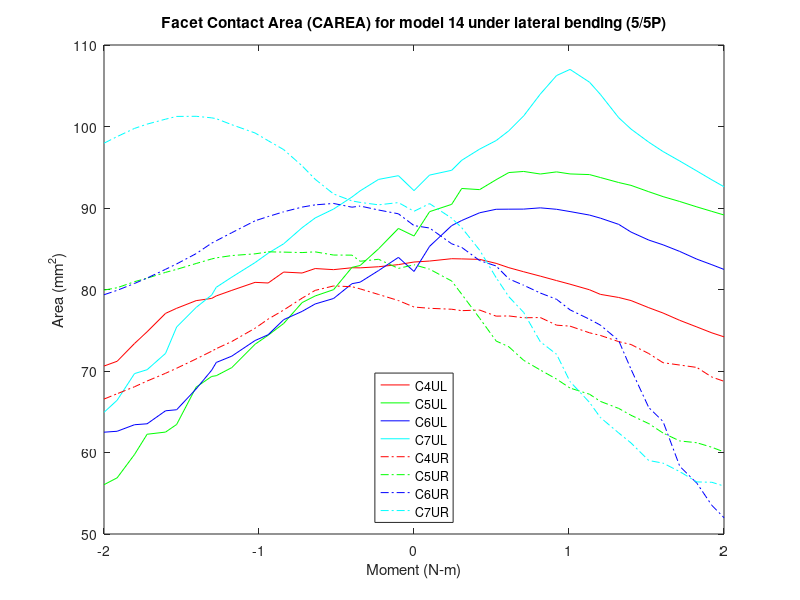

Recreate this plot in MATLAB.
% Facet Contact Area (CAREA)
% model14_Fixed_NoTether/5n & 5p
clear all;
%% 5P
figure (26)

c4ulxp=[2 2.05026 2.12154 2.15397 2.21175 2.26507 2.30594 2.35377 2.40753 2.45988 2.50332 2.56615 2.60113 2.66023 2.70008 2.7573 2.80337 2.85729 2.91233 2.96086 3]-2;
c4ulyp=[83.3725 83.4916 83.7793 83.7543 83.6973 83.2065 82.6786 82.1784 81.6396 81.0948 80.6518 79.9677 79.4048 79.0227 78.6434 77.7681 77.1142 76.216 75.4037 74.6803 74.192];

c4urxp=[2 2.05026 2.12154 2.15397 2.21175 2.26507 2.30594 2.35377 2.40753 2.45988 2.50332 2.56615 2.60113 2.66023 2.70008 2.7573 2.80337 2.85729 2.91233 2.96086 3]-2;
c4uryp=[77.8479 77.6947 77.5782 77.405 77.4782 76.7304 76.7574 76.5301 76.5607 75.6242 75.5053 74.6877 74.3667 73.6069 73.2504 72.1404 71.0194 70.7314 70.4383 69.2555 68.7389];

c5ulxp=[2 2.05026 2.12154 2.15397 2.21175 2.26507 2.30594 2.35377 2.40753 2.45988 2.50332 2.56615 2.60113 2.66023 2.70008 2.7573 2.80337 2.85729 2.91233 2.96086 3]-2;
c5ulyp=[86.5645 89.5509 90.448 92.3955 92.2555 93.4756 94.3511 94.4848 94.1706 94.4317 94.1805 94.1001 93.7416 93.1277 92.7766 91.9977 91.3973 90.7981 90.137 89.5854 89.1439];

c5urxp=[2 2.05026 2.12154 2.15397 2.21175 2.26507 2.30594 2.35377 2.40753 2.45988 2.50332 2.56615 2.60113 2.66023 2.70008 2.7573 2.80337 2.85729 2.91233 2.96086 3]-2;
c5uryp=[83.0357 82.4948 81.0432 79.4217 76.4776 73.6768 72.973 71.3115 70.1204 69.0064 67.9093 67.1525 66.2738 65.4109 64.5669 63.5433 62.3906 61.4183 61.198 60.6422 60.0703];

c6ulxp=[2 2.05026 2.12154 2.15397 2.21175 2.26507 2.30594 2.35377 2.40753 2.45988 2.50332 2.56615 2.60113 2.66023 2.70008 2.7573 2.80337 2.85729 2.91233 2.96086 3]-2;
c6ulyp=[82.2128 85.2957 87.8366 88.4683 89.4154 89.8449 89.8571 89.8649 90.0189 89.8424 89.563 89.1327 88.7571 87.9939 87.0497 86.0658 85.4827 84.6705 83.7265 83.0404 82.4639];

c6urxp=[2 2.05026 2.12154 2.15397 2.21175 2.26507 2.30594 2.35377 2.40753 2.45988 2.50332 2.56615 2.60113 2.66023 2.70008 2.7573 2.80337 2.85729 2.91233 2.96086 3]-2;
c6uryp=[87.8409 87.5448 85.6082 85.1666 83.5515 82.8821 81.3025 80.5214 79.5662 78.7996 77.5054 76.3517 75.6333 73.7424 70.2123 65.5185 63.8024 58.3055 56.2427 53.51 51.998];

c7ulxp=[2 2.05026 2.12154 2.15397 2.21175 2.26507 2.30594 2.35377 2.40753 2.45988 2.50332 2.56615 2.60113 2.66023 2.70008 2.7573 2.80337 2.85729 2.91233 2.96086 3]-2;
c7ulyp=[92.1313 94.0393 94.627 95.8562 97.2268 98.2752 99.4756 101.301 103.984 106.252 107.007 105.437 103.943 101.087 99.6842 98.0787 96.9287 95.7644 94.5419 93.4531 92.6088 ];

c7urxp=[2 2.05026 2.12154 2.15397 2.21175 2.26507 2.30594 2.35377 2.40753 2.45988 2.50332 2.56615 2.60113 2.66023 2.70008 2.7573 2.80337 2.85729 2.91233 2.96086 3]-2;
c7uryp=[89.5973 90.537 88.7485 87.5835 84.8275 81.445 79.1118 77.1861 73.5854 72.0539 68.7011 66.1476 64.2996 62.3994 61.1703 59.0177 58.6964 57.6539 56.3912 56.3464 55.8798];

%% 5N

c4ulxn=-1*[2 2.05026 2.11433 2.17371 2.20007 2.2594 2.31877 2.36096 2.42034 2.47043 2.5127 2.58779 2.63779 2.65263 2.70273 2.76565 2.80142 2.8609 2.90157 2.95756 3]+2;
c4ulyn=[83.3725 83.0558 82.7941 82.6577 82.6691 82.4373 82.5708 82.0231 82.1408 80.7987 80.8771 79.8934 79.2145 78.9081 78.634 77.6956 77.0721 74.8169 73.3723 71.1961 70.6077];

c4urxn=-1*[2 2.05026 2.11433 2.17371 2.20007 2.2594 2.31877 2.36096 2.42034 2.47043 2.5127 2.58779 2.63779 2.65263 2.70273 2.76565 2.80142 2.8609 2.90157 2.95756 3]+2;
c4uryn=[77.8479 78.6456 79.3915 80.0764 80.3438 80.4337 79.8939 78.9394 77.481 76.3666 75.2462 73.6185 72.7411 72.4317 71.4819 70.3384 69.7203 68.7699 68.0672 67.2083 66.557];

c5ulxn=-1*[2 2.05026 2.11433 2.17371 2.20007 2.2594 2.31877 2.36096 2.42034 2.47043 2.5127 2.58779 2.63779 2.65263 2.70273 2.76565 2.80142 2.8609 2.90157 2.95756 3]+2;
c5ulyn=[86.5645 87.491 84.9932 82.9481 82.7148 79.9818 79.2085 78.3936 75.8356 74.3909 73.2815 70.4157 69.425 69.3335 68.0235 63.4409 62.5062 62.2407 59.757 56.8944 56.0507];

c5urxn=-1*[2 2.05026 2.11433 2.17371 2.20007 2.2594 2.31877 2.36096 2.42034 2.47043 2.5127 2.58779 2.63779 2.65263 2.70273 2.76565 2.80142 2.8609 2.90157 2.95756 3]+2;
c5uryn=[83.0357 82.587 83.7118 83.4625 84.2172 84.228 84.6196 84.5325 84.5882 84.6214 84.375 84.166 83.8838 83.7506 83.1912 82.469 82.1022 81.3876 80.9587 80.216 79.9287];

c6ulxn=-1*[2 2.05026 2.11433 2.17371 2.20007 2.2594 2.31877 2.36096 2.42034 2.47043 2.5127 2.58779 2.63779 2.65263 2.70273 2.76565 2.80142 2.8609 2.90157 2.95756 3]+2;
c6ulyn=[82.2128 83.9415 82.3213 80.9022 80.714 78.8978 78.2266 77.3141 76.3014 74.4489 73.738 71.8231 71.0504 70.0996 67.8067 65.2477 65.1181 63.5225 63.4086 62.6059 62.4925];

c6urxn=-1*[2 2.05026 2.11433 2.17371 2.20007 2.2594 2.31877 2.36096 2.42034 2.47043 2.5127 2.58779 2.63779 2.65263 2.70273 2.76565 2.80142 2.8609 2.90157 2.95756 3]+2;
c6uryn=[87.8409 89.2898 89.7545 90.2415 90.0985 90.5568 90.3876 90.1102 89.5362 88.9523 88.4315 86.9695 85.9839 85.6897 84.4012 83.1397 82.4749 81.4081 80.7424 79.8973 79.3575];

c7ulxn=-1*[2 2.05026 2.11433 2.17371 2.20007 2.2594 2.31877 2.36096 2.42034 2.47043 2.5127 2.58779 2.63779 2.65263 2.70273 2.76565 2.80142 2.8609 2.90157 2.95756 3]+2;
c7ulyn=[92.1313 93.9655 93.5087 92.1043 91.3489 89.8727 88.778 87.5823 85.6103 84.4531 83.3017 81.5157 80.2738 79.3248 77.7987 75.3982 72.1614 70.161 69.6812 66.4151 64.9282];

c7urxn=-1*[2 2.05026 2.11433 2.17371 2.20007 2.2594 2.31877 2.36096 2.42034 2.47043 2.5127 2.58779 2.63779 2.65263 2.70273 2.76565 2.80142 2.8609 2.90157 2.95756 3]+2;
c7uryn=[89.5973 90.6637 90.3898 90.6886 90.869 91.723 93.5242 95.1717 97.1636 98.2581 99.2046 100.22 100.961 101.063 101.252 101.237 100.899 100.293 99.7657 98.7635 97.9523];
%% left

c4xl=2*[flip(c4ulxn(2:21)),c4ulxp];
c4yl=[flip(c4ulyn(2:21)),c4ulyp];
a=plot(c4xl,c4yl,'r');
hold on

c5xl=2*[flip(c5ulxn(2:21)),c5ulxp];
c5yl=[flip(c5ulyn(2:21)),c5ulyp];
b=plot(c5xl,c5yl,'g');
hold on

c6xl=2*[flip(c6ulxn(2:21)),c6ulxp];
c6yl=[flip(c6ulyn(2:21)),c6ulyp];
c=plot(c6xl,c6yl,'b');
hold on

c7xl=2*[flip(c7ulxn(2:21)),c7ulxp];
c7yl=[flip(c7ulyn(2:21)),c7ulyp];
d=plot(c7xl,c7yl,'c');
hold on
%% Right

c4xr=2*[flip(c4urxn(2:21)),c4urxp];
c4yr=[flip(c4uryn(2:21)),c4uryp];
e=plot(c4xr,c4yr,'-.r');
hold on

c5xr=2*[flip(c5urxn(2:21)),c5urxp];
c5yr=[flip(c5uryn(2:21)),c5uryp];
f=plot(c5xr,c5yr,'-.g');
hold on

c6xr=2*[flip(c6urxn(2:21)),c6urxp];
c6yr=[flip(c6uryn(2:21)),c6uryp];
g=plot(c6xr,c6yr,'-.b');
hold on

c7xr=2*[flip(c7urxn(2:21)),c7urxp];
c7yr=[flip(c7uryn(2:21)),c7uryp];
h=plot(c7xr,c7yr,'-.c');

leg=[a,b,c,d,e,f,g,h];
title('Facet Contact Area (CAREA) for model 14 under lateral bending (5/5P)')
xlabel('Moment (N-m)')
ylabel('Area (mm^2)')
legend(leg,'C4UL','C5UL','C6UL','C7UL','C4UR','C5UR','C6UR','C7UR','location','south')